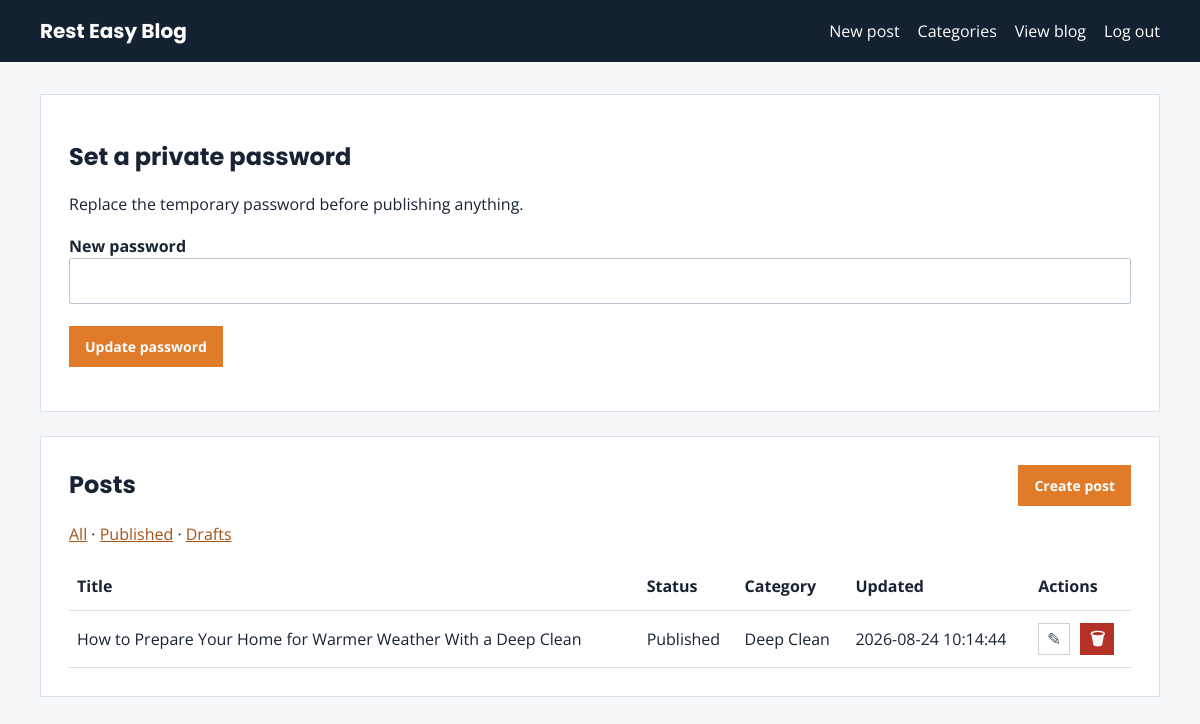
Page /blog/admin (signed in) on the committed database.
### tables this page shows
CREATE TABLE posts (
            id INTEGER PRIMARY KEY AUTOINCREMENT,
            title TEXT NOT NULL,
            slug TEXT NOT NULL UNIQUE,
            excerpt TEXT NOT NULL DEFAULT '',
            body TEXT NOT NULL DEFAULT '',
            featured_image TEXT,
            image_width INTEGER,
            image_height INTEGER,
            category_id INTEGER,
            meta_title TEXT NOT NULL DEFAULT '',
            meta_description TEXT NOT NULL DEFAULT '',
            status TEXT NOT NULL DEFAULT 'draft' CHECK(status IN ('draft', 'published')),
            published_at TEXT,
            created_at TEXT NOT NULL DEFAULT CURRENT_TIMESTAMP,
            updated_at TEXT NOT NULL DEFAULT CURRENT_TIMESTAMP, canonical_url TEXT NOT NULL DEFAULT '', custom_schema TEXT NOT NULL DEFAULT '',
            FOREIGN KEY(category_id) REFERENCES categories(id) ON DELETE SET NULL
        );

CREATE TABLE categories (
            id INTEGER PRIMARY KEY AUTOINCREMENT,
            name TEXT NOT NULL UNIQUE,
            slug TEXT NOT NULL UNIQUE
        );

### includes/blog/db.php (called while the page is built, shortened)
<?php
function blog_db(): PDO
{
    static $db = null;
    if ($db instanceof PDO) {
        return $db;
    }
    $db = new PDO('sqlite:' . BLOG_DB_PATH, null, null, [
        PDO::ATTR_ERRMODE => PDO::ERRMODE_EXCEPTION,
        PDO::ATTR_DEFAULT_FETCH_MODE => PDO::FETCH_ASSOC,
        PDO::ATTR_EMULATE_PREPARES => false,
    ]);
    $db->exec('PRAGMA journal_mode = WAL');
    $db->exec('PRAGMA foreign_keys = ON');
    blog_migrate($db);
    return $db;
}
function blog_migrate(PDO $db): void
{
    $db->exec(
        'CREATE TABLE IF NOT EXISTS admins (
            id INTEGER PRIMARY KEY AUTOINCREMENT,
            email TEXT NOT NULL UNIQUE,
            password_hash TEXT NOT NULL,
            must_change_password INTEGER NOT NULL DEFAULT 1,
            created_at TEXT NOT NULL DEFAULT CURRENT_TIMESTAMP
        );
        CREATE TABLE IF NOT EXISTS categories (
            id INTEGER PRIMARY KEY AUTOINCREMENT,
            name TEXT NOT NULL UNIQUE,
            slug TEXT NOT NULL UNIQUE
        );
        CREATE TABLE IF NOT EXISTS posts (
            id INTEGER PRIMARY KEY AUTOINCREMENT,
            title TEXT NOT NULL,
            slug TEXT NOT NULL UNIQUE,
            excerpt TEXT NOT NULL DEFAULT \'\',
            body TEXT NOT NULL DEFAULT \'\',
            featured_image TEXT,
            image_width INTEGER,
            image_height INTEGER,
            category_id INTEGER,
            meta_title TEXT NOT NULL DEFAULT \'\',
            meta_description TEXT NOT NULL DEFAULT \'\',
            canonical_url TEXT NOT NULL DEFAULT \'\',
            custom_schema TEXT NOT NULL DEFAULT \'\',
            status TEXT NOT NULL DEFAULT \'draft\' CHECK(status IN (\'draft\', \'published\')),
            published_at TEXT,
            created_at TEXT NOT NULL DEFAULT CURRENT_TIMESTAMP,
            updated_at TEXT NOT NULL DEFAULT CURRENT_TIMESTAMP,
            FOREIGN KEY(category_id) REFERENCES categories(id) ON DELETE SET NULL
        );
        CREATE INDEX IF NOT EXISTS posts_slug_idx ON posts(slug);
        CREATE INDEX IF NOT EXISTS posts_status_published_idx ON posts(status, published_at);'
    );
    blog_add_column_if_missing($db, 'posts', 'canonical_url', "TEXT NOT NULL DEFAULT ''");
    blog_add_column_if_missing($db, 'posts', 'custom_schema', "TEXT NOT NULL DEFAULT ''");
}
function blog_add_column_if_missing(PDO $db, string $table, string $column, string $definition): void
{
    $columns = $db->query('PRAGMA table_info(' . $table . ')')->fetchAll();
    foreach ($columns as $existingColumn) {
        if ($existingColumn['name'] === $column) {
            return;
        }
    }
}

### includes/blog/auth.php (called while the page is built, shortened)
<?php
require_once __DIR__ . '/db.php';
function blog_admin(): ?array
{
    $statement = blog_db()->prepare('SELECT id, email, must_change_password FROM admins WHERE id = :id');
    $statement->execute(['id' => $_SESSION['blog_admin_id']]);
    return $statement->fetch() ?: null;
}
function blog_require_admin(): array
{
    $admin = blog_admin();
    return $admin;
}

### includes/blog/posts.php (called while the page is built, shortened)
<?php
require_once __DIR__ . '/db.php';
require_once __DIR__ . '/sanitize.php';
function blog_admin_posts(?string $status = null, int $page = 1, int $perPage = 10): array
{
    $sql = 'SELECT p.*, c.name AS category_name FROM posts p LEFT JOIN categories c ON c.id = p.category_id';
    $sql .= ' ORDER BY p.updated_at DESC LIMIT :limit OFFSET :offset';
    $statement = blog_db()->prepare($sql);
    $statement->bindValue(':limit', $perPage, PDO::PARAM_INT);
    $statement->bindValue(':offset', max(0, ($page - 1) * $perPage), PDO::PARAM_INT);
    $statement->execute();
    return $statement->fetchAll();
}
function blog_admin_post_count(?string $status = null): int
{
    $sql = 'SELECT COUNT(*) FROM posts';
    $statement = blog_db()->prepare($sql);
    $statement->execute($status ? ['status' => $status] : []);
    return (int) $statement->fetchColumn();
}

### includes/blog/sanitize.php (called while the page is built, shortened)
<?php
function blog_e(?string $value): string
{
    return htmlspecialchars((string) $value, ENT_QUOTES | ENT_SUBSTITUTE, 'UTF-8');
}

### admin/index.php (the view, shortened to what this page needs)
<?php
require_once __DIR__ . '/../includes/blog/auth.php';
require_once __DIR__ . '/../includes/blog/posts.php';
require_once __DIR__ . '/_layout.php';
$admin = blog_require_admin();
$status = in_array($_GET['status'] ?? null, ['draft', 'published'], true) ? $_GET['status'] : null;
$perPage = 10;
$totalPosts = blog_admin_post_count($status);
$totalPages = max(1, (int) ceil($totalPosts / $perPage));
$page = min(max(1, (int) ($_GET['page'] ?? 1)), $totalPages);
$posts = blog_admin_posts($status, $page, $perPage);
?>
<main class="admin-shell">
    <?php if ($admin['must_change_password']): ?>
    <section class="panel">
        <h1>Set a private password</h1>
        <p>Replace the temporary password before publishing anything.</p>
        <form method="post">
            <label>New password <input type="password" name="new_password" minlength="12" required></label>
            <p class="actions"><button type="submit">Update password</button></p>
        </form>
    </section>
    <?php endif; ?>
    <section class="panel">
        <div class="actions" style="justify-content:space-between;margin-top:0">
            <h1 style="margin:0">Posts</h1>
            <a class="button" href="/blog/admin/post-edit">Create post</a>
        </div>
        <p><a href="/blog/admin">All</a> · <a href="/blog/admin?status=published">Published</a> · <a href="/blog/admin?status=draft">Drafts</a></p>
        <div class="table-wrap"><table>
            <thead><tr><th>Title</th><th>Status</th><th>Category</th><th>Updated</th><th>Actions</th></tr></thead>
            <tbody>
            <?php foreach ($posts as $post): ?>
                <tr><td><?= blog_e($post['title']) ?></td><td><?= blog_e(ucfirst($post['status'])) ?></td>
                    <td><?= blog_e($post['category_name'] ?: '—') ?></td><td><?= blog_e($post['updated_at']) ?></td>
                    <td class="post-actions"><a class="action-icon action-icon--edit" href="/blog/admin/post-edit?id=<?= (int) $post['id'] ?>" aria-label="Edit <?= blog_e($post['title']) ?>" title="Edit post">&#9998;</a>
                    <form method="post" onsubmit="return confirm('Delete this post permanently?');">
                        <button class="action-icon action-icon--delete" type="submit" aria-label="Delete <?= blog_e($post['title']) ?>" title="Delete post">&#128465;</button>
                    </form></td></tr>
            <?php endforeach; ?>
            </tbody>
        </table></div>
    </section>
</main>

### admin/assets/admin.css (style rules this page uses)
:root { --ink:#182333; --brand:#e07b2a; --line:#d9e0e8; --soft:#f5f7f9; }
* { box-sizing:border-box; }
body { margin:0; background:var(--soft); color:var(--ink); font:16px/1.5 "Open Sans", sans-serif; }
a { color:#a65316; }
.admin-shell { width:min(1120px, calc(100% - 32px)); margin:0 auto; }
.panel { background:#fff; padding:28px; margin-bottom:24px; border:1px solid var(--line); }
h1,h2 { font-family:Poppins, sans-serif; line-height:1.2; }
label { display:block; font-weight:700; margin:18px 0 6px; }
input, textarea, select { width:100%; border:1px solid #bac5d0; border-radius:2px; padding:10px 12px; font:inherit; background:#fff; }
button,.button { display:inline-block; border:0; padding:11px 16px; background:var(--brand); color:#fff; text-decoration:none; cursor:pointer; font:700 14px "Open Sans", sans-serif; }
.actions { display:flex; flex-wrap:wrap; gap:10px; align-items:center; margin-top:22px; }
.table-wrap { overflow:auto; }
table { width:100%; border-collapse:collapse; }
th,td { border-bottom:1px solid var(--line); padding:12px 8px; text-align:left; white-space:nowrap; }
.post-actions { min-width:80px; white-space:nowrap; }
.post-actions > .action-icon,.post-actions > form { display:inline-flex !important; margin:0; vertical-align:middle; }
.post-actions > form { margin-left:6px; }
.action-icon { display:inline-flex; width:32px; height:32px; align-items:center; justify-content:center; border:1px solid #cbd4dd; background:#fff; color:#415366; text-decoration:none; font-size:17px; line-height:1; cursor:pointer; vertical-align:middle; }
.action-icon--delete { border-color:#b33126; background:#b33126; color:#fff; }

### rows in the picture
posts: title "How to Prepare Your Home for Warmer Weather With a Deep Clean", status "Published", category.name "Deep Clean", updated_at "2026-08-24 10:14:44"
